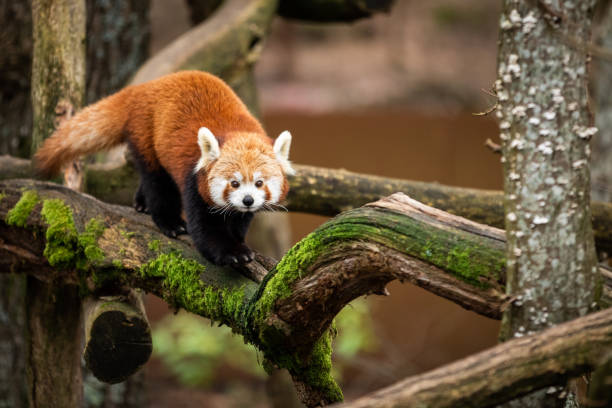
#> input picture panda.jpg, 612 x 408 px
$ python main.py
#> lines starting #> are read from the running program, lines starting #| are printed output that depends on the picture
import cv2
from scipy.fftpack import dct, idct
from math import log10, sqrt
import numpy as np
import pywt


def compress_image(image_path, num_nonzero_coeffs):
#> called with image_path = 'panda.jpg', num_nonzero_coeffs = 50
    image = cv2.imread(image_path)
#> image is the input picture: shape (408, 612, 3); mean B, G, R 56, 82.9, 100.7
    image_ycrcb = cv2.cvtColor(image, cv2.COLOR_BGR2YCrCb)
#> image_ycrcb: shape (408, 612, 3); mean of channels 0, 1, 2 85.2, 139.1, 111.5
    y, cr, cb = cv2.split(image_ycrcb)
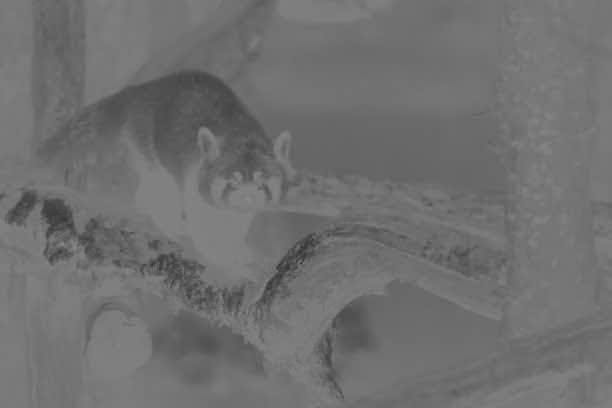
#> cb: shape (408, 612); min 50, max 139, mean 111.5
    y_coeffs = compress_channel(y, num_nonzero_coeffs)
#> in compress_channel, `threshold = sorted_coeffs[num_nonzero_coeffs]`: threshold = 1304.7
    compressed_y = decompress_channel(y_coeffs, y.shape)
#> in decompress_channel, `channel_matrix = cv2.idct(coeffs)`:
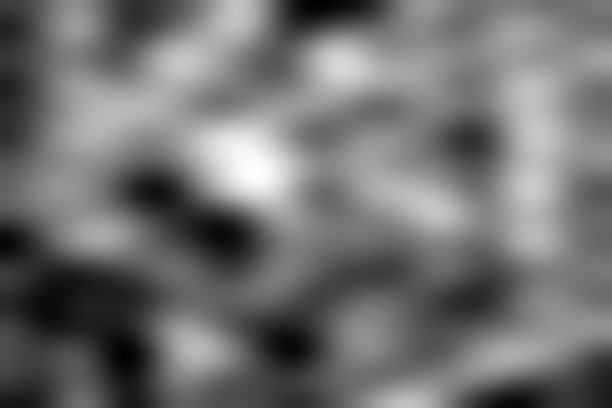
#> channel_matrix: shape (408, 612) float32; min -0.576, max 192, mean 85.2; drawn with min black and max white
#> in decompress_channel, `channel = np.float32(cv2.resize(channel_matrix, shape))`:
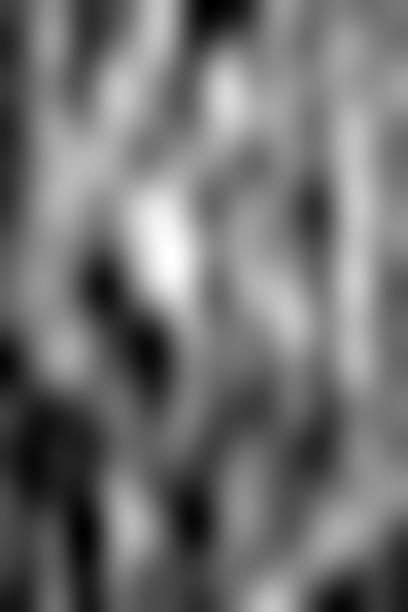
#> channel: shape (612, 408) float32; min -0.565, max 192, mean 85.2; drawn with min black and max white
    cr_resized = cv2.resize(cr, compressed_y.shape[::-1], interpolation=cv2.INTER_LINEAR)
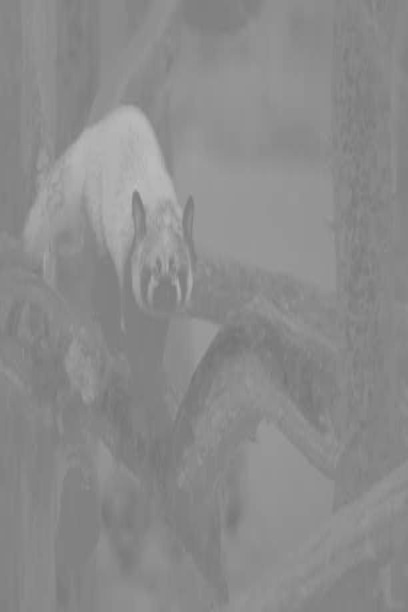
#> cr_resized: shape (612, 408); min 115, max 190, mean 139.1
    cb_resized = cv2.resize(cb, compressed_y.shape[::-1], interpolation=cv2.INTER_LINEAR)
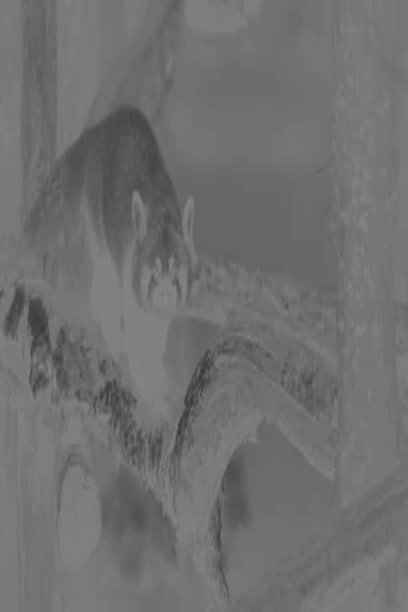
#> cb_resized: shape (612, 408); min 55, max 136, mean 111.5
    compressed_y = compressed_y.astype(np.uint8)
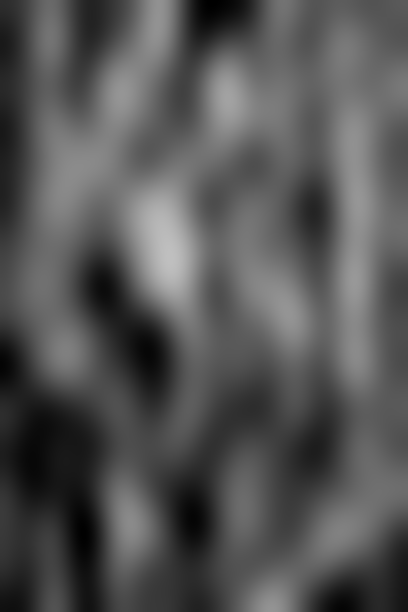
#> compressed_y: shape (612, 408); min 0, max 191, mean 84.7

    print("Original shapes:")
    print("Y shape:", y.shape, "dtype:", y.dtype)
#| Y shape: (408, 612) dtype: uint8
    print("Cr shape:", cr.shape, "dtype:", cr.dtype)
#| Cr shape: (408, 612) dtype: uint8
    print("Cb shape:", cb.shape, "dtype:", cb.dtype)
#| Cb shape: (408, 612) dtype: uint8

    print("Compressed shapes:")
    print("Compressed Y shape:", compressed_y.shape, "dtype:", compressed_y.dtype)
#| Compressed Y shape: (612, 408) dtype: uint8
    print("Cr resized shape:", cr_resized.shape, "dtype:", cr_resized.dtype)
#| Cr resized shape: (612, 408) dtype: uint8
    print("Cb resized shape:", cb_resized.shape, "dtype:", cb_resized.dtype)
#| Cb resized shape: (612, 408) dtype: uint8

    # Połączenie skompresowanych kanałów
    compressed_image_ycrcb = cv2.merge([compressed_y, cr_resized, cb_resized])
#> compressed_image_ycrcb: shape (612, 408, 3); mean of channels 0, 1, 2 84.7, 139.1, 111.5

    # Konwersja z przestrzeni kolorów YCrCb do BGR
    compressed_image = cv2.cvtColor(compressed_image_ycrcb, cv2.COLOR_YCrCb2BGR)

    return compressed_image

def compress_channel(channel, num_nonzero_coeffs):
    channel_matrix = np.float32(channel)

    # Wykonanie falkowej transformacji 2D
    coeffs = cv2.dct(channel_matrix)

    # Sortowanie współczynników malejąco po wartości bezwzględnej
    sorted_coeffs = np.sort(np.abs(coeffs), axis=None)[::-1]

    # Wybór adaptacyjnej liczby niezerowych współczynników
    threshold = sorted_coeffs[num_nonzero_coeffs]
    quantized_coeffs = np.where(np.abs(coeffs) >= threshold, coeffs, 0)

    return quantized_coeffs


def decompress_channel(coeffs, shape):
    # Wykonanie odwrotnej falkowej transformacji 2D
    channel_matrix = cv2.idct(coeffs)

    # Zmiana rozmiaru macierzy na oryginalny
    channel = np.float32(cv2.resize(channel_matrix, shape))

    return channel


def calculate_psnr(original_image, compressed_image):
    # Zamiana kolejności wymiarów skompresowanego obrazu
    compressed_image = compressed_image.transpose(1, 0, 2)
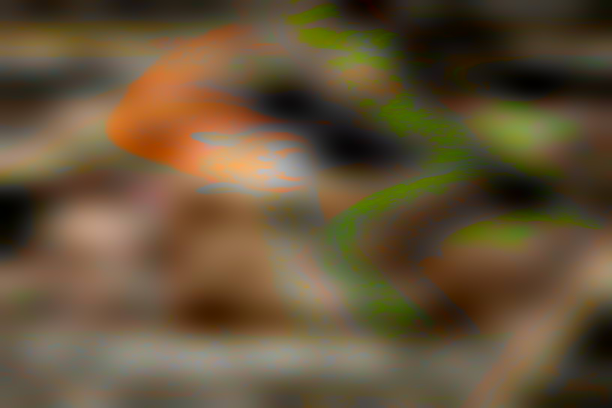
#> compressed_image: shape (408, 612, 3); mean of channels 0, 1, 2 55.6, 82.5, 100.1; drawn as B, G, R

    mse = np.mean((original_image.astype(np.float32) - compressed_image.astype(np.float32)) ** 2)
#> mse = 3412.3
    psnr = 20 * np.log10(255.0 / np.sqrt(mse))
#> psnr = 12.8
    return psnr


original_image_path = "panda.jpg"
compressed_image_path = "panda-compressed_50.jpg"
num_nonzero_coeffs = 50

compressed_image = compress_image(original_image_path, num_nonzero_coeffs)
cv2.imwrite(compressed_image_path, compressed_image)

original_image = cv2.imread(original_image_path)
psnr = calculate_psnr(original_image, compressed_image)
#> psnr = 12.8

print("PSNR: {:.2f} dB".format(psnr))
#| PSNR: 12.80 dB

$ run again, with namib.jpg copied over panda.jpg
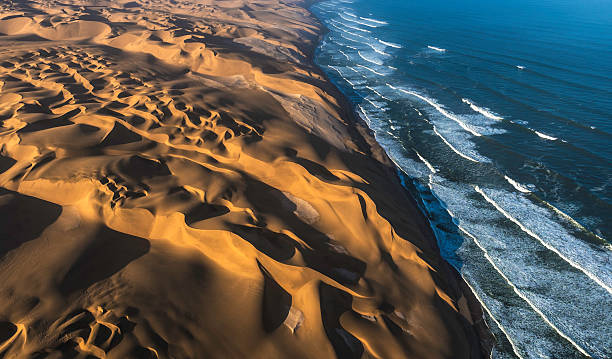
#> input picture namib.jpg, 612 x 359 px
#> in compress_image, image is the input picture: shape (359, 612, 3); mean B, G, R 80.9, 88.7, 91.5
#> image_ycrcb: shape (359, 612, 3); mean of channels 0, 1, 2 88.6, 130, 123.7
#> in compress_image, `y, cr, cb = cv2.split(image_ycrcb)`:
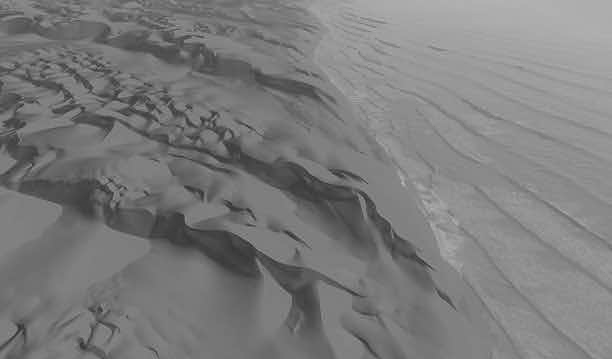
#> cb: shape (359, 612); min 46, max 184, mean 123.7
#> threshold = 1139.3
#| Y shape: (359, 612) dtype: uint8
#| Cr shape: (359, 612) dtype: uint8
#| Cb shape: (359, 612) dtype: uint8
#| Compressed Y shape: (612, 359) dtype: uint8
#| Cr resized shape: (612, 359) dtype: uint8
#| Cb resized shape: (612, 359) dtype: uint8
#> compressed_image_ycrcb: shape (612, 359, 3); mean of channels 0, 1, 2 88.1, 129.9, 123.6
#> in calculate_psnr, `compressed_image = compressed_image.transpose(1, 0, 2)`:
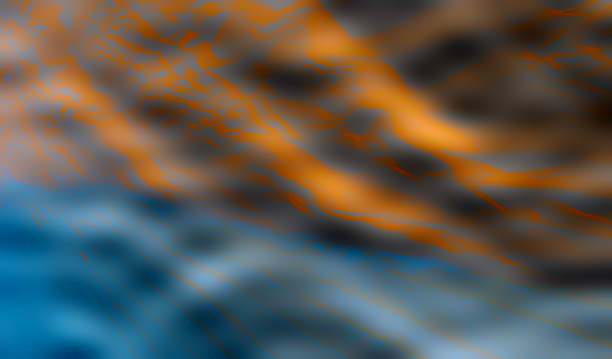
#> compressed_image: shape (359, 612, 3); mean of channels 0, 1, 2 80.5, 88.3, 91.1; drawn as B, G, R
#> mse = 5207.2
#> in calculate_psnr, `psnr = 20 * np.log10(255.0 / np.sqrt(mse))`: psnr = 10.96
#| PSNR: 10.96 dB
